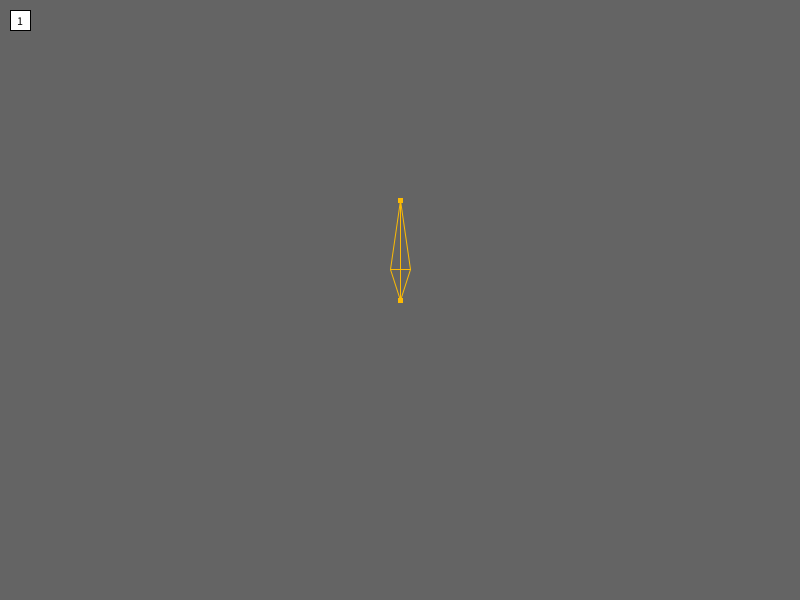
Frame 1 (no input)
Frame 60 (the mouse pressed at the canvas centre just before this capture): identical to frame 1, image omitted
Frame 120 (the mouse held since frame 60 and released just before this capture): identical to frame 1, image omitted

The Processing sketch that drew this single still picture (run headless with seeded random() and noise(); from frame 60 on, the mouse is pressed at the canvas centre):

// Processing sketch: SkeletalAnimation2dEditor
// ── SkeletalAnimation2dEditor.pde
import java.util.*;
import java.lang.Cloneable;

color colorSelected = color(255, 255, 255);
color colorDefault = color(252, 186, 3);
SkinnedSkeleton skinnedSkeleton = new SkinnedSkeleton();
ArrayList<SkinVertex[]> lines = new ArrayList<>();

boolean isPlaying = false;
ArrayList<Animation> animations = new ArrayList<>();
CombinedAnimation combinedAnimation = new CombinedAnimation();
int selectedAnimation = 1;
int animationCount = 1;
boolean additiveLayering = false;

void setup() {
  size(800, 600);
  animations.add(new Animation());
  skinnedSkeleton.skeleton
    .addBone(new Bone(null, new PVector(400, 300), 0, 100));
}

void draw() {
  background(100);

  // draw animation list
  for (int i = 1; i<=animationCount; i++) {
    float x = 10 + 30*(i-1);
    float y = 10;
    stroke(0);
    fill(i==selectedAnimation ? 255 : 100);
    rect(x, y, 20, 20);
    fill(0);
    textAlign(CENTER, CENTER);
    text(i, x+10, y+10);
  }

  if (isPlaying) {
    if (additiveLayering) {
      // Only applies with animationCount == 4;
      if (animationCount==4) {
        boolean first = true;
        float fullDistance = 200f;
        float upWeight = constrain(((height/2+fullDistance) - mouseY) / (fullDistance*2),0,1);
        float downWeight = 1 - upWeight;
        float leftWeight = constrain(((width/2+fullDistance) - mouseX) / (fullDistance*2),0,1);
        float rightWeight = 1 - leftWeight;
        
        float weightInfluence = constrain(dist(mouseX,mouseY,width/2,height/2)/fullDistance,0,1);
        
        float verticalness = (max(upWeight, downWeight)-0.5f) * 2f;
        float horizontalness = (max(leftWeight, rightWeight)-0.5f) * 2f;
        println("v" + verticalness);
        println("h" + horizontalness);
        upWeight = upWeight * verticalness;
        downWeight = downWeight * verticalness;
        leftWeight = leftWeight * horizontalness;
        rightWeight = rightWeight * horizontalness;
        
        float totalWeight = upWeight + downWeight + leftWeight + rightWeight;
        if (totalWeight!=0) {
          upWeight /= totalWeight;
          downWeight /= totalWeight;
          leftWeight /= totalWeight;
          rightWeight /= totalWeight;
        }
        println("up: " + upWeight + ", down: " + downWeight + ", left: " + leftWeight + ", right: " + rightWeight);
        for (int i = 0; i<4; i++) {
          float weight = 0;
          
          // choose correct weight
          if (i==0) weight = upWeight;
          else if (i==1) weight = downWeight;
          else if (i==2) weight = leftWeight;
          else weight = rightWeight;
          
          if (first) applyTransform(animations.get(i).getInterpolatedFrame(), weight);
          else applyTransformAdditive(animations.get(i).getInterpolatedFrame(), weight);
          first = false;
        }
      }
    } else {
      applyTransform(animations.get(selectedAnimation-1).getInterpolatedFrame(), 1f);
    }
  }
  mouseMovement();
  editorAction();
  skinnedSkeleton.skeleton.display();
  // draw mesh links
  for (var line : lines) {
    var pos1 = line[0].getPositionOnScreen();
    var pos2 = line[1].getPositionOnScreen();
    line(pos1.x, pos1.y, pos2.x, pos2.y);
  }
  // draw unassigned points
  for (var pos : skinnedSkeleton.screenPositions) {
    circle(pos.x, pos.y, 5);
  }
  // draw vertices
  skinnedSkeleton.skin.display();
}

class SkinnedSkeleton {
  Skeleton skeleton = new Skeleton();
  Skin skin = new Skin();
  ArrayList<PVector> screenPositions = new ArrayList<>();
  void generateSkin() {
    //screenPositions.clear();
    if (skeleton.bones.size()==0) return;
    PVector min = null;
    PVector max = null;
    for (var bone : skeleton.bones) {
      var globalPos = bone.getGlobalPos();
      var currentMin = new PVector(globalPos.x - bone.length*2f, globalPos.y - bone.length*2f);
      var currentMax = new PVector(globalPos.x + bone.length*2f, globalPos.y + bone.length*2f);
      if (min==null) {
        min = currentMin;
      } else {
        if (currentMin.x < min.x) min.x = currentMin.x;
        if (currentMin.y < min.y) min.y = currentMin.y;
      }
      if (max==null) {
        max = currentMax;
      } else {
        if (currentMax.x > max.x) max.x = currentMax.x;
        if (currentMax.y > max.y) max.y = currentMax.y;
      }
    }
    float meshSize = 20f;
    float maxDist = 50f;
    //for (float i = min.x; i<=max.x; i+=meshSize) {
    //  for (float j = min.y; j<=max.y; j+=meshSize) {
    //    for (var bone : skeleton.bones) {
    //      if (bone.distance(i, j) <= maxDist) {
    //        screenPositions.add(new PVector(i, j));
    //        break;
    //      }
    //    }
    //  }
    //}
    float maxWeightDist = maxDist*2;
    for (var point : screenPositions) {
      float summedDistance = 0f;
      ArrayList<Bone> closeBones = new ArrayList<>();
      float shortestDistance = 200f;
      for (var bone : skeleton.bones) {
        var distance = bone.distance(point.x, point.y);
        if (distance > maxWeightDist) continue;
        shortestDistance = distance;
        closeBones.add(bone);
        summedDistance += distance;
      }
      //println(closeBones.size());
      var newVertex = new SkinVertex();
      skin.vertexSpritePosMap.put(newVertex, null);
      for (var bone : closeBones) {
        var distance = bone.distance(point.x, point.y);
        var weight = pow(maxWeightDist - distance, 10);
        var weightVector = new WeightVector(bone.screenPosToRelPos(point), weight);
        newVertex.boneWeightMap.put(bone, weightVector);
      }
    }
    screenPositions.clear();
    skin.normalizeWeights();
  }
}

class Skeleton {
  ArrayList<Bone> bones = new ArrayList<>();
  ArrayList<Animation> animations = new ArrayList<>();
  void display() {
    for (var bone : bones) {
      bone.display();
    }
  }
  void addBone(Bone bone) {
    bones.add(bone);
  }
}

class BoneTransform {
  PVector pos;
  float rotation;
  float length;
  BoneTransform(Bone bone) {
    this.pos = bone.pos.copy();
    this.rotation = bone.rotation;
    this.length = bone.length;
  }
}

class Bone {
  Bone parent;
  PVector pos;
  float rotation;
  float length;
  boolean isSelected = false;
  PVector posBeforeTransformation;
  float lengthBeforeTransformation;
  float influenceRadius;
  Bone(Bone parent, PVector pos, float rotation, float length) {
    this.parent = parent;
    this.pos = pos;
    this.rotation = rotation;
    this.length = length;
    this.influenceRadius = 50f;
  }
  BoneTransform copyTransform() {
    return new BoneTransform(this);
  }
  void display() {
    fill(isSelected ? colorSelected : colorDefault);
    stroke(isSelected ? colorSelected : colorDefault);
    pushMatrix();
    var globalPos = getGlobalPos();
    translate(globalPos.x, globalPos.y);
    rotate(getGlobalRot());
    line(0, 0, 0, -length);
    line(0, 0, -0.1*length, 0.3*-length);
    line(0, 0, 0.1*length, 0.3*-length);
    line(-0.1*length, 0.3*-length, 0, -length);
    line(0.1*length, 0.3*-length, 0, -length);
    line(-0.1*length, 0.3*-length, 0.1*length, 0.3*-length);
    rect(-2, -2, 4, 4);
    rect(-2, -2-length, 4, 4);
    popMatrix();
  }
  void select() {
    isSelected = true;
    if (!selectedBones.contains(this))
      selectedBones.add(this);
  }
  void unselect() {
    isSelected = false;
    if (selectedBones.contains(this))
      selectedBones.remove(this);
  }
  PVector getGlobalPos() {
    if (parent==null) return pos.copy();
    else {
      return parent.getEndOfBone().add(pos.copy().rotate(parent.getGlobalRot()));
    }
  }
  PVector getEndOfBone() {
    PVector v = new PVector(0, -length).rotate(getGlobalRot());
    return getGlobalPos().add(v);
  }
  float getGlobalRot() {
    if (parent==null) return rotation;
    else return rotation + parent.getGlobalRot();
  }
  PVector relPosToScreenPos(PVector relativePosition) {
    return getGlobalPos().add(relativePosition.copy().rotate(getGlobalRot()));
  }
  PVector screenPosToRelPos(PVector screenPosition) {
    var diff = screenPosition.copy().sub(getGlobalPos());
    return diff.rotate(-getGlobalRot());
  }
  float distance(float x, float y) {
    PVector la = getGlobalPos();
    PVector lb = getEndOfBone();
    return getDistanceToSegment(la.x, la.y, lb.x, lb.y, x, y);
  }
}

class Skin {
  HashMap<SkinVertex, PVector> vertexSpritePosMap = new HashMap<>();
  void addVertex(SkinVertex vertex, PVector posOnSprite) {
    vertexSpritePosMap.put(vertex, posOnSprite);
  }
  void normalizeWeights() {
    for (var vertex : vertexSpritePosMap.keySet()) {
      vertex.normalizeWeights();
    }
  }
  void display() {
    for (var vertex : vertexSpritePosMap.keySet()) {
      var pos = vertex.getPositionOnScreen();
      fill(0);
      stroke(255);
      if (selectedBones.size()==1) {
        noStroke();
      }
      circle(pos.x, pos.y, 5);
      stroke(255);
    }
  }
}

class SkinVertex {
  HashMap<Bone, WeightVector> boneWeightMap = new HashMap<>();
  ArrayList<SkinVertex> neighbours = new ArrayList<>();
  void assignWeight(Bone bone, WeightVector weight) {
    boneWeightMap.put(bone, weight);
  }
  PVector getPositionOnScreen() {
    PVector res = new PVector(0, 0);
    for (var bone : boneWeightMap.keySet()) {
      var weightVector = boneWeightMap.get(bone);
      var resPortion = bone.relPosToScreenPos(weightVector.v).mult(weightVector.weight);
      res.add(resPortion);
    }
    return res;
  }
  void normalizeWeights() {
    if (boneWeightMap.isEmpty()) return;
    var totalWeight = 0f;
    // Calculate sum of all weights
    for (var weightVector : boneWeightMap.values()) {
      totalWeight += weightVector.weight;
    }
    // Divide weights by total weight to make the sum 1
    for (var weightVector : boneWeightMap.values()) {
      weightVector.weight = weightVector.weight / totalWeight;
    }
    //// Balance out floating point inaccuracy
    //for (var weightVector : boneWeightMap.values()) {
    //  weightVector.weight += 1f-newTotalWeight;
    //}
  }
}

// A vector with a specified weight
class WeightVector {
  PVector v;
  float weight;
  WeightVector(PVector v, float weight) {
    this.v = v;
    this.weight = weight;
  }
}

// ── Animation.pde
class Animation {
  boolean isPlaying = true;
  int passedFrames = 0;
  int keyframeLength = 120;
  ArrayList<Keyframe> keyframes = new ArrayList<>();
  Keyframe interpolatedFrame = new Keyframe(skinnedSkeleton.skeleton.bones);
  void addKeyframe() {
    keyframes.add(new Keyframe(skinnedSkeleton.skeleton.bones));
  }
  void interpolate() {
    if (!isPlaying || keyframes.size()==0) return;
    interpolatedFrame = new Keyframe(skinnedSkeleton.skeleton.bones);
    passedFrames = (passedFrames + 1) % (keyframeLength*keyframes.size());
    int keyframeAIndex = passedFrames / keyframeLength;
    var keyframeA = keyframes.get(keyframeAIndex);
    var keyframeB = keyframes.get((keyframeAIndex + 1) % keyframes.size());
    float x = 1 - (float(passedFrames % keyframeLength) / keyframeLength);
    for (var bone : skinnedSkeleton.skeleton.bones) {
      // Interpolate position
      var portionA = keyframeA.boneToTransformMap.get(bone).pos.copy().mult(x);
      var portionB = keyframeB.boneToTransformMap.get(bone).pos.copy().mult(1-x);
      interpolatedFrame.boneToTransformMap.get(bone).pos = portionA.add(portionB);
      // Interpolate rotation
      var rotA = keyframeA.boneToTransformMap.get(bone).rotation * x;
      var rotB = keyframeB.boneToTransformMap.get(bone).rotation * (1-x);
      interpolatedFrame.boneToTransformMap.get(bone).rotation = rotA + rotB;
      // Interpolate length
      var lengthA = keyframeA.boneToTransformMap.get(bone).length * x;
      var lengthB = keyframeB.boneToTransformMap.get(bone).length * (1-x);
      interpolatedFrame.boneToTransformMap.get(bone).length = lengthA + lengthB;
    }
  }
  Keyframe getInterpolatedFrame() {
    interpolate();
    return interpolatedFrame;
  }
}

class CombinedAnimation {
  HashMap<Animation, Float> weightedAnimation;
}

class Keyframe {
  HashMap<Bone, BoneTransform> boneToTransformMap = new HashMap<>();
  Keyframe() {}
  Keyframe(ArrayList<Bone> bones) {
    for (var bone : bones) {
      boneToTransformMap.put(bone, bone.copyTransform());
    }
  }
}

void applyTransform(Keyframe frame, float weight) {
  for(var bone : frame.boneToTransformMap.keySet()) {
    var transform = frame.boneToTransformMap.get(bone);
    bone.pos = transform.pos.copy().mult(weight);
    bone.rotation = transform.rotation * weight;
    bone.length = transform.length * weight;
  }
}

void applyTransformAdditive(Keyframe frame, float weight) {
  for(var bone : frame.boneToTransformMap.keySet()) {
    var transform = frame.boneToTransformMap.get(bone);
    bone.pos = transform.pos.copy().mult(weight).add(bone.pos);
    bone.rotation += transform.rotation * weight;
    bone.length += transform.length * weight;
  }
}

// ── Functions.pde
void mouseMovement() {
  PVector movement = new PVector(mouseX-lastMouseX, mouseY-lastMouseY);
  lastMouseX = mouseX;
  lastMouseY = mouseY;
  mouseMovement = movement;
}
PVector mousePos() {
  return new PVector(mouseX, mouseY);
}
void editorAction() {
  // draw selectionBox
  if (dragSelect) {
    fill(255, 100);
    stroke(255);
    rect(dragFrom.x, dragFrom.y, mouseX-dragFrom.x, mouseY-dragFrom.y);
  }
  // MOVE selection
  if (action == Action.MOVE && !selectedBones.isEmpty()) {
    for (Bone bone : selectedBones) {
      var counterRotation = bone.parent==null ? 0 : -bone.parent.getGlobalRot();
      var transformedMouseMovement = mouseMovement.copy().rotate(counterRotation);
      bone.pos.x += transformedMouseMovement.x;
      bone.pos.y += transformedMouseMovement.y;
    }
  }
  // SCALE selected vertices
  if (action == Action.SCALE && !selectedBones.isEmpty()) {
    for (Bone bone : selectedBones) {
      PVector globalCenter = selectionCenterAnchor;
      float originalDistance = dist(globalCenter.x, globalCenter.y, mouseAnchor.x, mouseAnchor.y);
      float currentDistance = dist(globalCenter.x, globalCenter.y, mouseX, mouseY);
      float rescaleValue = currentDistance / originalDistance; 
      bone.length = bone.lengthBeforeTransformation * rescaleValue;
      //bone.pos.x = bone.beforeTransformation.x + (bone.beforeTransformation.x - centerOfTransform.x)*(mouseX-mouseAnchor.x-(mouseY-mouseAnchor.y))/100;
      //bone.pos.y = bone.beforeTransformation.y + (bone.beforeTransformation.y - centerOfTransform.y)*(mouseX-mouseAnchor.x-(mouseY-mouseAnchor.y))/100;
    }
  }
  // ROTATE selected vertices
  if (action == Action.ROTATE && !selectedBones.isEmpty()) {
    for (Bone bone : selectedBones) {
      PVector relativeToCenter = PVector.sub(bone.posBeforeTransformation, centerOfTransform);
      bone.rotation = originalRotation + (mouseX-mouseAnchor.x+mouseY-mouseAnchor.y)/100;
    }
  }
}
void select() {
  Bone closestBone = null;
  float shortestDistance = 9999f;
  for (Bone bone : skinnedSkeleton.skeleton.bones) {
    if (action != Action.NONE) return;
    if (keyIsDown(CONTROL)) {
      bone.unselect();
      return;
    }
    PVector center = new PVector(0, -bone.length/3).rotate(bone.getGlobalRot()).add(bone.getGlobalPos());
    var distance = dist(center.x, center.y, mouseX, mouseY);
    if (distance < shortestDistance && distance < bone.length/2) {
      shortestDistance = distance;
      closestBone = bone;
    } else {
      //add/substract to selection
      if (!keyIsDown(SHIFT))
        bone.unselect();
    }
  }
  if (closestBone != null) {
    if (closestBone.isSelected) {
      closestBone.unselect();
    } else {
      closestBone.select();
    }
  }
}
Bone createBone(Bone parent) {
  var mousePos = mousePos();
  Bone bone;
  if (parent==null) {
    bone = new Bone(null, mousePos.copy(), 0, 100f);
  } else {
    var endOfBone = parent.getEndOfBone();
    var angle = getAngle(mousePos.copy().sub(endOfBone)) - parent.getGlobalRot();
    bone = new Bone(
      parent,
      new PVector(0, 0),
      angle,
      endOfBone.copy().sub(mousePos).mag());
  }
  skinnedSkeleton.skeleton.addBone(bone);
  selectedBones.clear();
  bone.select();
  return bone;
}
PVector getCenter(ArrayList<Bone> bones) {
  if (bones.size()==0) return new PVector(0, 0);
  float minX = bones.get(0).pos.x;
  float minY = bones.get(0).pos.y;
  float maxX = bones.get(0).pos.x;
  float maxY = bones.get(0).pos.y;
  for (Bone bone : bones) {
    if (bone.pos.x < minX) minX = bone.pos.x;
    if (bone.pos.y < minY) minY = bone.pos.y;
    if (bone.pos.x > maxX) maxX = bone.pos.x;
    if (bone.pos.y > maxY) maxY = bone.pos.y;
  }
  PVector center = new PVector( (minX+maxX)/2, (minY+maxY)/2 );
  return center;
}
float getAngle(PVector vector) {
  if (vector.x>=0) {
    return PVector.angleBetween(new PVector(0, -1), vector);
  } else {
    return PVector.angleBetween(new PVector(0, 1), vector) + PI;
  }
}
float getDistanceToSegment( float x1, float y1, float x2, float y2, float x, float y ){
  PVector result = new PVector(); 
  
  float dx = x2 - x1; 
  float dy = y2 - y1; 
  float d = sqrt( dx*dx + dy*dy ); 
  float ca = dx/d; // cosine
  float sa = dy/d; // sine 
  
  float mX = (-x1+x)*ca + (-y1+y)*sa; 
  
  if( mX <= 0 ){
    result.x = x1; 
    result.y = y1; 
  }
  else if( mX >= d ){
    result.x = x2; 
    result.y = y2; 
  }
  else{
    result.x = x1 + mX*ca; 
    result.y = y1 + mX*sa; 
  }
  
  dx = x - result.x; 
  dy = y - result.y; 
  result.z = sqrt( dx*dx + dy*dy ); 
  
  return result.z;   
}

// ── Input.pde
float lastMouseX = mouseX;
float lastMouseY = mouseY;
float originalRotation;
PVector mouseAnchor = mousePos();
PVector selectionCenterAnchor = new PVector(0, 0);
PVector mouseMovement = new PVector();
PVector centerOfTransform;

PVector dragFrom;
boolean dragSelect = false;
Action action = Action.NONE;

enum Action {
  ROTATE,
    SCALE,
    MOVE,
    NONE,
}

ArrayList<Bone> selectedBones = new ArrayList<>();
Set<Integer> pressedKeys = new HashSet<Integer>();

void mousePressed() {
  dragFrom = new PVector(mouseX, mouseY);
}
void mouseDragged() {
  if (keyIsDown(CONTROL) || keyIsDown(ALT)) {
    return;
  }
  if (action == Action.NONE) {
    if (dist(dragFrom.x, dragFrom.y, mouseX, mouseY) > 10) {
      dragSelect = true;
    }
  }
}
void mouseReleased() {
  if (action != Action.NONE) {
    action = Action.NONE;
  } else if (dragSelect) {
    dragSelect = false;
    for (Bone bone : skinnedSkeleton.skeleton.bones) {
      // If SHIFT isn't down unselect all
      if (!keyIsDown(SHIFT)) {
        bone.unselect();
      }
      // Select/Unselect bones inside rubber band
      if (isInsideRect(bone.getGlobalPos(), dragFrom, new PVector(mouseX, mouseY))) {
        if (bone.isSelected) bone.unselect();
        else bone.select();
      }
    }
  } else {
    // If CONTROL is down create Bone
    if (keyIsDown(CONTROL)) {
      Bone parent = selectedBones.size() > 0 ?
        selectedBones.get(selectedBones.size()-1) :
        null;
      Bone newBone = createBone(parent);
      // Make only new bone selected
      for (Bone bone : skinnedSkeleton.skeleton.bones) {
        if (bone == newBone) {
          bone.select();
        } else {
          bone.unselect();
        }
      }
      // If ALT is down create screenPoint
    } else if (keyIsDown(ALT)) {
      skinnedSkeleton.screenPositions.add(new PVector(mouseX,mouseY));
    } else {
      select();
    }
  }
}

void setSelectionCenterAnchor() {
  if (selectedBones.size()==0) return;
  PVector topLeft = selectedBones.get(0).getGlobalPos().copy();
  PVector bottomRight = topLeft.copy();
  for (Bone bone : selectedBones) {
    var boneGlobalPos = bone.getGlobalPos();
    if (boneGlobalPos.x < topLeft.x) topLeft.x = boneGlobalPos.x;
    if (boneGlobalPos.y < topLeft.y) topLeft.y = boneGlobalPos.y;
    if (boneGlobalPos.x > bottomRight.x) bottomRight.x = boneGlobalPos.x;
    if (boneGlobalPos.y > bottomRight.y) bottomRight.y = boneGlobalPos.y;
  }
  selectionCenterAnchor = topLeft.copy().add(bottomRight).div(2);
}

void keyPressed() {
  setSelectionCenterAnchor();

  //add keys to list of pressed keys
  pressedKeys.add(new Integer(keyCode));

  //move
  if (key=='g') {
    action = Action.MOVE;
  }

  //scale
  if (key=='s') {
    action = Action.SCALE;
    centerOfTransform = getCenter(selectedBones);
    mouseAnchor = mousePos();
    for (Bone bone : selectedBones) {
      bone.lengthBeforeTransformation = bone.length;
    }
  }

  //rotate
  if (key=='r') {
    if (selectedBones.size()!=0) {
      action = Action.ROTATE;
      centerOfTransform = getCenter(selectedBones);
      mouseAnchor = mousePos();
      for (Bone bone : selectedBones) {
        originalRotation = bone.rotation;
        bone.posBeforeTransformation = bone.pos.copy();
      }
    }
  }

  //delete
  if (key=='x') {
    skinnedSkeleton.skeleton.bones.removeAll(selectedBones);
    selectedBones.clear();
  }

  // add keyframe
  if (key=='k') {
    animations.get(selectedAnimation-1).addKeyframe();
  }
  
  // play/stop animation
  if (key=='p') {
    isPlaying = !isPlaying;
  }

  // generate skin
  if (key=='m') {
    skinnedSkeleton.generateSkin();
  }

  // create lines
  if (key=='l') {
    if (lines.size()==0) {
      for (var vertex : skinnedSkeleton.skin.vertexSpritePosMap.keySet()) {
        var pos1 = vertex.getPositionOnScreen();
        for (var vertex2 : skinnedSkeleton.skin.vertexSpritePosMap.keySet()) {
          var pos2 = vertex2.getPositionOnScreen();
          if (dist(pos1.x, pos1.y, pos2.x, pos2.y) <= 30f) {
            lines.add(new SkinVertex[] {vertex, vertex2});
          }
        }
      }
    }
  }
  
  if (key=='0' || key=='1' || key=='2' || key=='3' || key=='4' || key=='5' || key=='6' || key=='7' || key=='8' || key=='9') {
    var number = key - '0';
    if (number<=animationCount) {
      selectedAnimation = number;
    }
  }
  
  // add animation
  if (key=='n') {
    if (animationCount<10) {
      animationCount++;
      animations.add(new Animation());
    }
  }
  
  // add animation
  if (key=='a') {
    additiveLayering = !additiveLayering;
  }
}

void keyReleased() {
  //remove keys from list of pressed keys
  if (pressedKeys.contains(new Integer(keyCode))) pressedKeys.remove(new Integer(keyCode));
}

boolean keyIsDown(int pressedKey) {
  return pressedKeys.contains(pressedKey);
}

// ── Misc.pde
boolean isInsideRect(PVector v, PVector p1, PVector p2) {
      if (v.x < p1.x && v.x < p2.x) return false;
      if (v.x > p1.x && v.x > p2.x) return false;
      if (v.y < p1.y && v.y < p2.y) return false;
      if (v.y > p1.y && v.y > p2.y) return false;
      return true;
}
